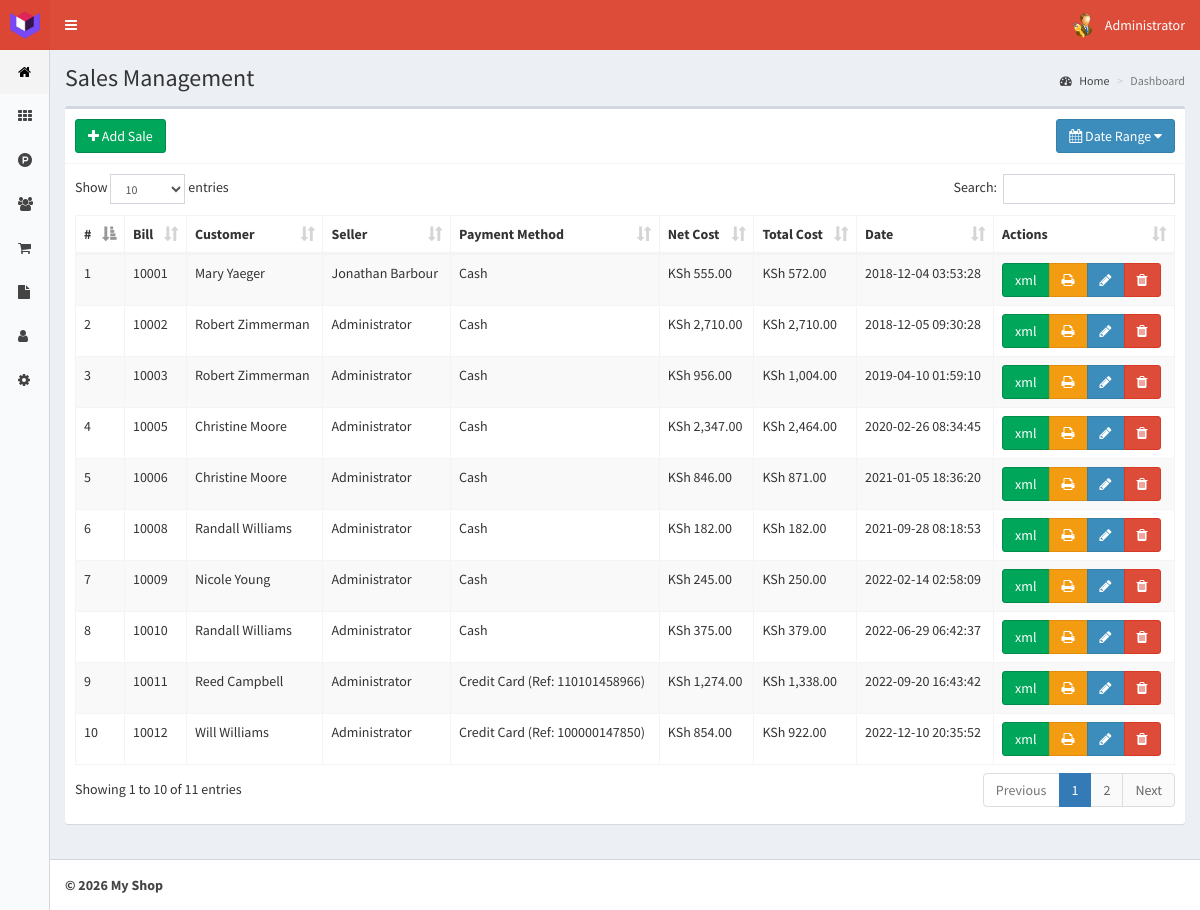
/sales (signed in), run on the app's committed database.
### tables this page shows
CREATE TABLE `sales` (
  `id` int(11) NOT NULL,
  `code` int(11) NOT NULL,
  `idCustomer` int(11) NOT NULL,
  `idSeller` int(11) NOT NULL,
  `products` text NOT NULL,
  `tax` int(11) NOT NULL,
  `netPrice` float NOT NULL,
  `totalPrice` float NOT NULL,
  `paymentMethod` text NOT NULL,
  `saledate` timestamp NOT NULL DEFAULT CURRENT_TIMESTAMP ON UPDATE CURRENT_TIMESTAMP
);

CREATE TABLE `customers` (
  `id` int(11) NOT NULL,
  `name` text NOT NULL,
  `idDocument` int(11) NOT NULL,
  `email` text NOT NULL,
  `phone` text NOT NULL,
  `address` text NOT NULL,
  `birthdate` date NOT NULL,
  `purchases` int(11) NOT NULL,
  `lastPurchase` datetime NOT NULL,
  `registerDate` timestamp NOT NULL DEFAULT CURRENT_TIMESTAMP ON UPDATE CURRENT_TIMESTAMP
);

CREATE TABLE `users` (
  `id` int(11) NOT NULL,
  `name` text NOT NULL,
  `user` text NOT NULL,
  `password` text NOT NULL,
  `profile` text NOT NULL,
  `photo` text NOT NULL,
  `status` int(1) NOT NULL,
  `lastLogin` datetime NOT NULL,
  `date` timestamp NOT NULL DEFAULT CURRENT_TIMESTAMP ON UPDATE CURRENT_TIMESTAMP
);

### controllers/template.controller.php (called while the page is built)
<?php
class ControllerTemplate{
	static public function ctrTemplate(){
		include "views/template.php";
	}
}

### index.php (called while the page is built, shortened)
<?php
require_once "controllers/template.controller.php";
require_once "controllers/users.controller.php";
require_once "controllers/customers.controller.php";
require_once "controllers/sales.controller.php";
require_once "controllers/settings.controller.php";
require_once "models/users.model.php";
require_once "models/customers.model.php";
require_once "models/sales.model.php";
require_once "models/settings.model.php";
$template = new ControllerTemplate();
$template -> ctrTemplate();

### controllers/sales.controller.php (called while the page is built, shortened)
<?php
class ControllerSales{
	static public function ctrSalesDatesRange($initialDate, $finalDate){
		$table = "sales";
		$answer = ModelSales::mdlSalesDatesRange($table, $initialDate, $finalDate);
		return $answer;
	}
}

### models/connection.php (called while the page is built)
<?php
class Connection{
	static private $link = null;
	static public function config(){
		static $config = null;
		if($config === null){
			$config = require __DIR__."/../config/config.php";
		}
		return $config;
	}
	static public function connect(){
		if(self::$link === null){
			$c = self::config();
			$dsn = "mysql:host=".$c["db_host"].";port=".$c["db_port"].";dbname=".$c["db_name"].";charset=utf8";
			self::$link = new PDO($dsn, $c["db_user"], $c["db_password"], array(
				PDO::ATTR_ERRMODE => PDO::ERRMODE_SILENT,
				PDO::ATTR_DEFAULT_FETCH_MODE => PDO::FETCH_BOTH
			));
			self::$link -> exec("SET SESSION sql_mode = 'NO_ENGINE_SUBSTITUTION'");
			require_once __DIR__."/settings.model.php";
			$tz = ModelSettings::get("timezone");
			if($tz && in_array($tz, timezone_identifiers_list())){
				date_default_timezone_set($tz);
				$offset = (new DateTime("now", new DateTimeZone($tz))) -> format("P");
				self::$link -> exec("SET time_zone = '".$offset."'");
			}
		}
		return self::$link;
	}
}

### models/sales.model.php (called while the page is built, shortened)
<?php
require_once 'connection.php';
class ModelSales{
	static public function mdlSalesDatesRange($table, $initialDate, $finalDate){
		if($initialDate == null){
			$stmt = Connection::connect()->prepare("SELECT * FROM $table ORDER BY id ASC");
			$stmt -> execute();
			return $stmt -> fetchAll();
		}else if($initialDate == $finalDate){
			$stmt = Connection::connect()->prepare("SELECT * FROM $table WHERE saledate like '%$finalDate%'");
			$stmt -> bindParam(":saledate", $finalDate, PDO::PARAM_STR);
			$stmt -> execute();
			return $stmt -> fetchAll();
		}
	}
}

### controllers/customers.controller.php (called while the page is built, shortened)
<?php
class ControllerCustomers{
	static public function ctrShowCustomers($item, $value){
		$table = "customers";
		$answer = ModelCustomers::mdlShowCustomers($table, $item, $value);
		return $answer;
	}
}

### models/customers.model.php (called while the page is built, shortened)
<?php
require_once "connection.php";
class ModelCustomers{
	static public function mdlShowCustomers($table, $item, $value){
		if($item != null){
			$stmt = Connection::connect()->prepare("SELECT * FROM $table WHERE $item = :$item");
			$stmt -> bindParam(":".$item, $value, PDO::PARAM_STR);
			$stmt -> execute();
			return $stmt -> fetch();
		}else{
			$stmt = Connection::connect()->prepare("SELECT * FROM $table");
			$stmt -> execute();
			return $stmt -> fetchAll();
		}
	}
}

### controllers/users.controller.php (called while the page is built, shortened)
<?php
class ControllerUsers{
	static public function ctrShowUsers($item, $value){
		$table = "users";
		$answer = UsersModel::MdlShowUsers($table, $item, $value);
		return $answer;
	}
}

### models/users.model.php (called while the page is built, shortened)
<?php
require_once "connection.php";
class UsersModel{
	static public function MdlShowUsers($tableUsers, $item, $value){
		if($item != null){
			$stmt = Connection::connect()->prepare("SELECT * FROM $tableUsers WHERE $item = :$item");
			$stmt -> bindParam(":".$item, $value, PDO::PARAM_STR);
			$stmt -> execute();
			return $stmt -> fetch();
		}
		else{
			$stmt = Connection::connect()->prepare("SELECT * FROM $tableUsers");
			$stmt -> execute();
			return $stmt -> fetchAll();
		}
	}
}

### controllers/settings.controller.php (called while the page is built, shortened)
<?php
require_once __DIR__."/../models/settings.model.php";
class ControllerSettings{
	static public function money($amount){
		return trim(ModelSettings::get("currencySymbol"))." ".number_format((float)$amount, 2);
	}
	static public function paymentMethods(){
		return array(
			"cash"  => "Cash",
			"MPESA" => "M-Pesa",
			"CC"    => "Credit Card",
			"DC"    => "Debit Card"
		);
	}
	static public function paymentLabel($stored){
		$methods = self::paymentMethods();
		$parts = explode("-", (string)$stored, 2);
		$name = isset($methods[$parts[0]]) ? $methods[$parts[0]] : $parts[0];
		if(isset($parts[1]) && $parts[1] !== ""){
			return $name." (Ref: ".$parts[1].")";
		}
		return $name;
	}
}

### models/settings.model.php (called while the page is built, shortened)
<?php
require_once __DIR__."/connection.php";
class ModelSettings{
	static private $cache = null;
	static public function defaults(){
		return array(
			"businessName"   => "My Shop",
			"address"        => "",
			"phone"          => "",
			"email"          => "",
			"taxId"          => "",
			"logo"           => "",
			"currencySymbol" => "KSh",
			"currencyCode"   => "KES",
			"taxName"        => "VAT",
			"taxRate"        => 16,
			"taxInclusive"   => 1,
			"receiptFooter"  => "Thank you for shopping with us!",
			"receiptFormat"  => "ticket",
			"timezone"       => "Africa/Nairobi",
			"mpesaTill"      => "",
			"printerEnabled" => 0,
			"printerType"    => "windows",
			"printerAddress" => "",
			"openCashDrawer" => 0
		);
	}
	static public function all(){
		if(self::$cache === null){
			self::$cache = self::defaults();
		}
		return self::$cache;
	}
	static public function get($name){
		$all = self::all();
		return isset($all[$name]) ? $all[$name] : null;
	}
}

### views/modules/sales.php (the view, shortened to what this page needs)
<div class="content-wrapper">
  <section class="content-header">
    <h1>
      Sales Management
    </h1>
    <ol class="breadcrumb">
      <li><a href="home"><i class="fa fa-dashboard"></i> Home</a></li>
      <li class="active">Dashboard</li>
    </ol>
  </section>
  <section class="content">
    <div class="box">
      <div class="box-header with-border">
        <a href="create-sale">
          <button class="btn btn-success" >
          <i class="fa fa-plus"></i> Add Sale
          </button>
        </a>
        <button type="button" class="btn btn-primary pull-right" id="daterange-btn">
            <span>
              <i class="fa fa-calendar"></i> Date Range
            </span>
            <i class="fa fa-caret-down"></i>
        </button>
      </div>
      <div class="box-body">
        <table class="table table-bordered table-hover table-striped dt-responsive tables" width="100%">
          <thead>
           <tr>
             <th style="width:10px">#</th>
             <th>Bill</th>
             <th>Customer</th>
             <th>Seller</th>
             <th>Payment Method</th>
             <th>Net Cost</th>
             <th>Total Cost</th>
             <th>Date</th>
             <th>Actions</th>
           </tr>
          </thead>
          <tbody>
            <?php
          if(isset($_GET["initialDate"])){
            $initialDate = $_GET["initialDate"];
            $finalDate = $_GET["finalDate"];
          }else{
            $initialDate = null;
            $finalDate = null;
          }
          $answer = ControllerSales::ctrSalesDatesRange($initialDate, $finalDate);
          foreach ($answer as $key => $value) {
           echo '<td>'.($key+1).'</td>
                  <td>'.$value["code"].'</td>';
                  $itemCustomer = "id";
                  $valueCustomer = $value["idCustomer"];
                  $customerAnswer = ControllerCustomers::ctrShowCustomers($itemCustomer, $valueCustomer);
                  echo '<td>'.$customerAnswer["name"].'</td>';
                  $itemUser = "id";
                  $valueUser = $value["idSeller"];
                  $userAnswer = ControllerUsers::ctrShowUsers($itemUser, $valueUser);
                  echo '<td>'.$userAnswer["name"].'</td>
                  <td>'.htmlspecialchars(ControllerSettings::paymentLabel($value["paymentMethod"])).'</td>
                  <td>'.ControllerSettings::money($value["netPrice"]).'</td>
                  <td>'.ControllerSettings::money($value["totalPrice"]).'</td>
                  <td>'.$value["saledate"].'</td>
                  <td>
                    <div class="btn-group">
                      <div class="btn-group">
                      <a class="btn btn-success" href="index.php?route=sales&xml='.$value["code"].'">xml</a>
                      <button class="btn btn-warning btnPrintBill" saleCode="'.$value["code"].'">
                        <i class="fa fa-print"></i>
                      </button>';
                       if($_SESSION["profile"] == "Administrator"){
                         echo '<button class="btn btn-primary btnEditSale" idSale="'.$value["id"].'"><i class="fa fa-pencil"></i></button>
                          <button class="btn btn-danger btnDeleteSale" idSale="'.$value["id"].'"><i class="fa fa-trash"></i></button>';
                       }
                   echo '</div>
                  </td>
                </tr>';
            }
        ?>
          </tbody>
        </table>
      </div>
    </div>
  </section>
</div>

### data on the page
sales: code "10001", idCustomer.name "Mary Yaeger", users.name "Jonathan Barbour", paymentMethod "Cash", netPrice "KSh 555.00", totalPrice "KSh 572.00", saledate "2018-12-04 03:53:28"
sales: code "10002", idCustomer.name "Robert Zimmerman", users.name "Administrator", paymentMethod "Cash", netPrice "KSh 2,710.00", totalPrice "KSh 2,710.00", saledate "2018-12-05 09:30:28"
sales: code "10003", idCustomer.name "Robert Zimmerman", users.name "Administrator", paymentMethod "Cash", netPrice "KSh 956.00", totalPrice "KSh 1,004.00", saledate "2019-04-10 01:59:10"
sales: code "10005", idCustomer.name "Christine Moore", users.name "Administrator", paymentMethod "Cash", netPrice "KSh 2,347.00", totalPrice "KSh 2,464.00", saledate "2020-02-26 08:34:45"
sales: code "10006", idCustomer.name "Christine Moore", users.name "Administrator", paymentMethod "Cash", netPrice "KSh 846.00", totalPrice "KSh 871.00", saledate "2021-01-05 18:36:20"
sales: code "10008", idCustomer.name "Randall Williams", users.name "Administrator", paymentMethod "Cash", netPrice "KSh 182.00", totalPrice "KSh 182.00", saledate "2021-09-28 08:18:53"
sales: code "10009", idCustomer.name "Nicole Young", users.name "Administrator", paymentMethod "Cash", netPrice "KSh 245.00", totalPrice "KSh 250.00", saledate "2022-02-14 02:58:09"
sales: code "10010", idCustomer.name "Randall Williams", users.name "Administrator", paymentMethod "Cash", netPrice "KSh 375.00", totalPrice "KSh 379.00", saledate "2022-06-29 06:42:37"
sales: code "10011", idCustomer.name "Reed Campbell", users.name "Administrator", paymentMethod "Credit Card (Ref: 110101458966)", netPrice "KSh 1,274.00", totalPrice "KSh 1,338.00", saledate "2022-09-20 16:43:42"
sales: code "10012", idCustomer.name "Will Williams", users.name "Administrator", paymentMethod "Credit Card (Ref: 100000147850)", netPrice "KSh 854.00", totalPrice "KSh 922.00", saledate "2022-12-10 20:35:52"

### other printed values
$_SESSION["name"] "Administrator"
$businessSettings["businessName"] "My Shop"
